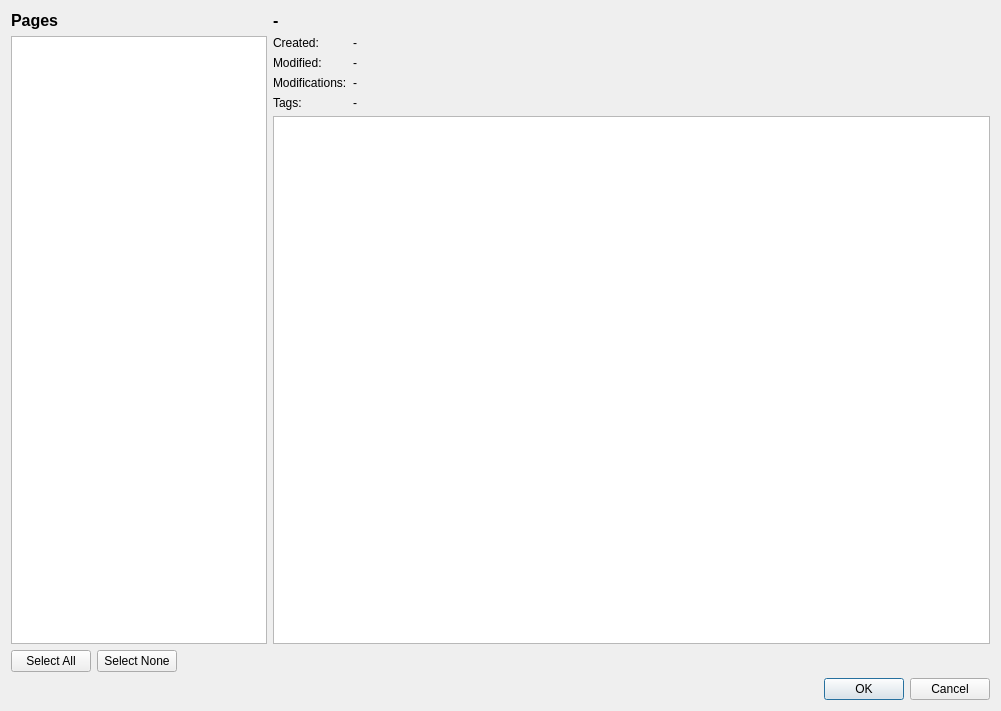
<?xml version="1.0" encoding="UTF-8"?>
<ui version="4.0">
 <class>CPreviewImportDialog</class>
 <widget class="QDialog" name="CPreviewImportDialog">
  <property name="geometry">
   <rect>
    <x>0</x>
    <y>0</y>
    <width>1001</width>
    <height>711</height>
   </rect>
  </property>
  <property name="windowTitle">
   <string>CPreviewImportDialog</string>
  </property>
  <layout class="QVBoxLayout" name="verticalLayout">
   <item>
    <layout class="QGridLayout" name="gridLayout">
     <item row="0" column="0">
      <widget class="QLabel" name="label">
       <property name="font">
        <font>
         <pointsize>12</pointsize>
         <weight>75</weight>
         <bold>true</bold>
        </font>
       </property>
       <property name="text">
        <string>Pages</string>
       </property>
      </widget>
     </item>
     <item row="0" column="1">
      <widget class="QLabel" name="pageTitleLabel">
       <property name="font">
        <font>
         <pointsize>12</pointsize>
         <weight>75</weight>
         <bold>true</bold>
        </font>
       </property>
       <property name="text">
        <string>-</string>
       </property>
      </widget>
     </item>
     <item row="1" column="0" rowspan="2">
      <widget class="QListWidget" name="listWidget"/>
     </item>
     <item row="1" column="1">
      <layout class="QFormLayout" name="formLayout">
       <item row="0" column="0">
        <widget class="QLabel" name="label_3">
         <property name="text">
          <string>Created:</string>
         </property>
        </widget>
       </item>
       <item row="0" column="1">
        <widget class="QLabel" name="createdLabel">
         <property name="text">
          <string>-</string>
         </property>
        </widget>
       </item>
       <item row="1" column="0">
        <widget class="QLabel" name="label_5">
         <property name="text">
          <string>Modified:</string>
         </property>
        </widget>
       </item>
       <item row="1" column="1">
        <widget class="QLabel" name="modifiedLabel">
         <property name="text">
          <string>-</string>
         </property>
        </widget>
       </item>
       <item row="2" column="0">
        <widget class="QLabel" name="label_7">
         <property name="text">
          <string>Modifications:</string>
         </property>
        </widget>
       </item>
       <item row="2" column="1">
        <widget class="QLabel" name="numModsLabel">
         <property name="text">
          <string>-</string>
         </property>
        </widget>
       </item>
       <item row="3" column="0">
        <widget class="QLabel" name="label_9">
         <property name="text">
          <string>Tags:</string>
         </property>
        </widget>
       </item>
       <item row="3" column="1">
        <widget class="QLabel" name="tagsLabel">
         <property name="text">
          <string>-</string>
         </property>
        </widget>
       </item>
      </layout>
     </item>
     <item row="2" column="1">
      <widget class="QTextBrowser" name="textBrowser">
       <property name="sizePolicy">
        <sizepolicy hsizetype="Expanding" vsizetype="Expanding">
         <horstretch>1</horstretch>
         <verstretch>0</verstretch>
        </sizepolicy>
       </property>
      </widget>
     </item>
    </layout>
   </item>
   <item>
    <layout class="QHBoxLayout" name="horizontalLayout">
     <item>
      <widget class="QPushButton" name="selectAllButton">
       <property name="text">
        <string>Select All</string>
       </property>
      </widget>
     </item>
     <item>
      <widget class="QPushButton" name="selectNoneButton">
       <property name="text">
        <string>Select None</string>
       </property>
      </widget>
     </item>
     <item>
      <spacer name="horizontalSpacer">
       <property name="orientation">
        <enum>Qt::Horizontal</enum>
       </property>
       <property name="sizeHint" stdset="0">
        <size>
         <width>40</width>
         <height>20</height>
        </size>
       </property>
      </spacer>
     </item>
    </layout>
   </item>
   <item>
    <widget class="QDialogButtonBox" name="buttonBox">
     <property name="standardButtons">
      <set>QDialogButtonBox::Cancel|QDialogButtonBox::Ok</set>
     </property>
    </widget>
   </item>
  </layout>
 </widget>
 <layoutdefault spacing="6" margin="11"/>
 <resources/>
 <connections>
  <connection>
   <sender>buttonBox</sender>
   <signal>rejected()</signal>
   <receiver>CPreviewImportDialog</receiver>
   <slot>reject()</slot>
   <hints>
    <hint type="sourcelabel">
     <x>358</x>
     <y>754</y>
    </hint>
    <hint type="destinationlabel">
     <x>358</x>
     <y>387</y>
    </hint>
   </hints>
  </connection>
  <connection>
   <sender>buttonBox</sender>
   <signal>accepted()</signal>
   <receiver>CPreviewImportDialog</receiver>
   <slot>accept()</slot>
   <hints>
    <hint type="sourcelabel">
     <x>500</x>
     <y>690</y>
    </hint>
    <hint type="destinationlabel">
     <x>500</x>
     <y>355</y>
    </hint>
   </hints>
  </connection>
 </connections>
</ui>
